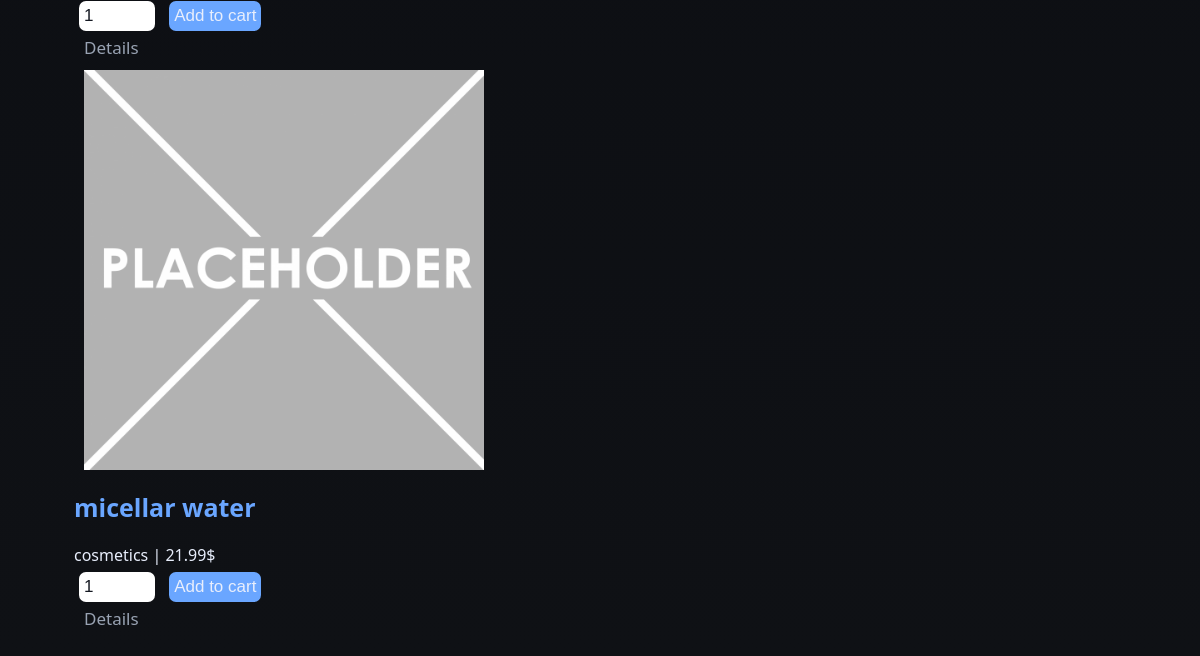
/ (lower part), run on an earlier commit of the app's database.
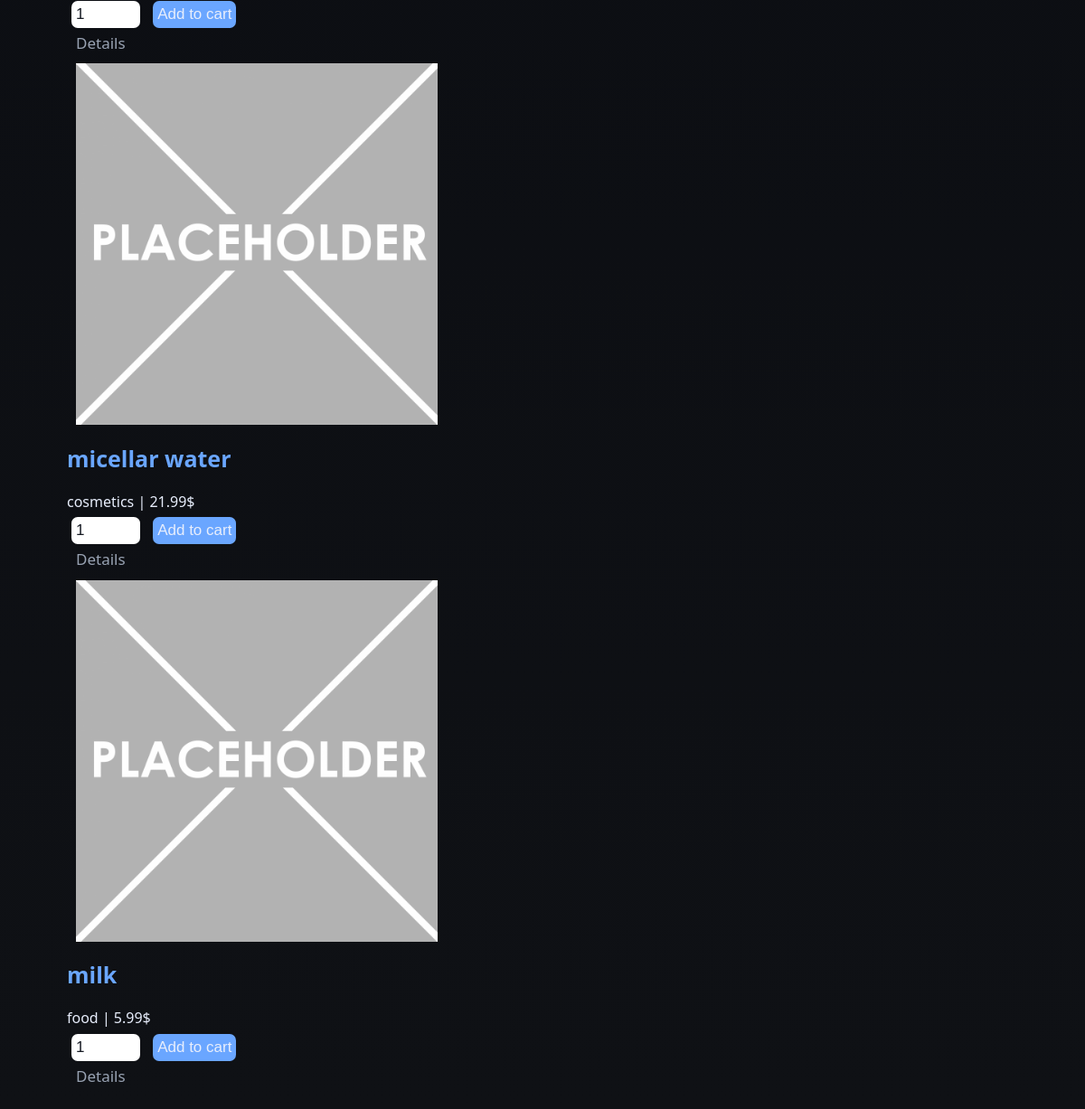
And on a later commit of the database.
### shop/models.py (models this page shows, shortened)
class Product(models.Model):
    category=models.ForeignKey(Category, on_delete=models.PROTECT, related_name='products')
    name=models.CharField(max_length=180)
    slug=models.SlugField(max_length=200, unique=True)
    price=models.DecimalField(max_digits=10, decimal_places=2, default=Decimal('0.00'))
    is_weighted=models.BooleanField(default=False, help_text='Drobnoe kolichestvo (ex: kg)')
    stock=models.PositiveIntegerField(default=100)
    is_active=models.BooleanField(default=True)
    unit=models.CharField(max_length=20, default='pcs')
    image=models.ImageField(upload_to='products/%Y/%m/', blank=True, null=True)
    description=models.TextField(blank=True)
    class Meta:
        ordering=['name']
        indexes=[models.Index(fields=['slug']), models.Index(fields=['name'])]
        verbose_name='Product'
        verbose_name_plural='Products'
    def get_absolute_url(self):
        return reverse('shop:product', args=[self.slug])

class Category(models.Model):
    name=models.CharField(max_length=120)
    slug=models.SlugField(max_length=140, unique=True)
    class Meta:
        ordering=['name']
        verbose_name='Category'
        verbose_name_plural='Categories'
    def get_absolute_url(self):
        return reverse('shop:category', args=[self.slug])

### shop/views.py (the view)
# urls.py: path('', views.product_list, name='home'),
def product_list(request, category_slug=None):
    category=None
    categories=Category.objects.all()
    products=Product.objects.filter(is_active=True)
    if category_slug:
        category=get_object_or_404(Category, slug=category_slug)
        products=products.filter(category=category)
    return render(request, 'shop/product/list.html', {
        'category': category,
        'categories': categories,
        'products': products
    })

### shop/templates/shop/product/list.html (shortened to what this page needs)
{%extends 'shop/base.html'%}
{%load static%}
{%block content%}
<div class="shell">
    <section class="panel">
        <div class="grid">
            {%for p in products%}
            <article class="card">
                <div class="card__img">
                    {% if p.image %}
                        <img src="{{ p.image.url }}" alt="{{ p.name }}" class="product-img">
                    {% else %}
                        <img src="{% static 'img/placeholder.png' %}" alt="" class="product-img">
                    {% endif %}
                </div>
                <div class="card__body">
                    <h3 class="Card__name">
                        <a href="{{p.get_absolute_url}}" class="productname" style="text-decoration: none;">{{p.name}}</a>
                    </h3>
                    <div class="card__meta">
                        <span class="muted">{{p.category.name}} | </span>
                        <span class="card__price">{{p.price}}$</span>
                    </div>
                    <div class="card__actions">
                        <form action="{%url 'shop:cart_add' p.id%}" method="post">
                            <input class="inputqty" type="number" name="quantity" value="1" min="1" max="999">
                            <button class="btn btn--primary" type="submit">Add to cart</button>
                        </form>
                        <a class="btn" href="{{p.get_absolute_url}}">Details</a>
                    </div>
                </div>
            </article>
            {%empty%}
            <p class="muted">No products found.</p>
            {%endfor%}
        </div>
    </section>
</div>
{%endblock%}

### shop/templates/shop/base.html (shortened to what this page needs)
{%load static%}
<!DOCTYPE html>
<html lang="en">
<head>
    <link rel="stylesheet" href="{%static 'css/style.css'%}">
</head>
<body>
    <div class="container">
        {%block content%}
        {%endblock%}
    </div>
</body>
</html>

### static/css/style.css (style rules this page uses)
:root { --bg:#0f1115; --panel:#151922; --muted:#99a3b3; --text:#e8eefc; --brand:#6aa6ff; --brand-2:#7ee787; --danger:#ff6b6b; --border:#232a39; --radius:14px; --shadow: 0 6px 24px rgba(0,0,0,.25); }
* { box-sizing: border-box; }
html, body { height: 100%; }
body { margin: 0; font: 16px/1.45 system-ui, -apple-system, Segoe UI, Roboto, Ubuntu; color: var(--text); background: linear-gradient(180deg, #0c0f14, #0b0d12 40%, #0f1115 100%); }
.container { max-width: 1100px; margin: 0 auto; padding: 24px; }
.btn { font-size: 20px; color: var(--text); text-decoration: none; }

### shop/templates/shop/base.html (style rules this page uses)
.btn { font-size: 17px; color: var(--muted); text-decoration: none; margin: 10px; }
.btn--primary { margin: 5px; padding: 5px; border: none; border-radius: 7px; background: var(--brand); color: var(--text); }
.inputqty { font-size: 17px; margin: 5px; padding: 5px; border: none; border-radius: 7px; background: white; color: var(--panel); }
.productname { color: var(--brand); font-size: 25px; }
.card__img { height: 400px; display: flex; margin: 10px; }

What changed in the data, as far as the page shows it:
added Product: name "milk", category.name "food", price "5.99"
